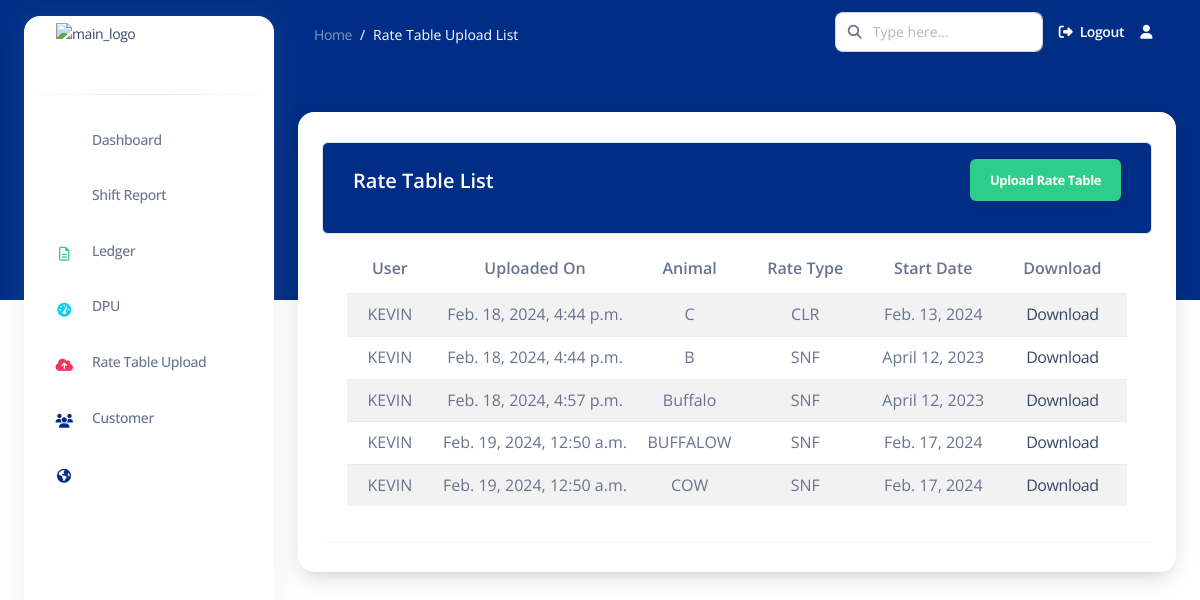
Before: /rate_table_list/ (signed in) with the older database file.
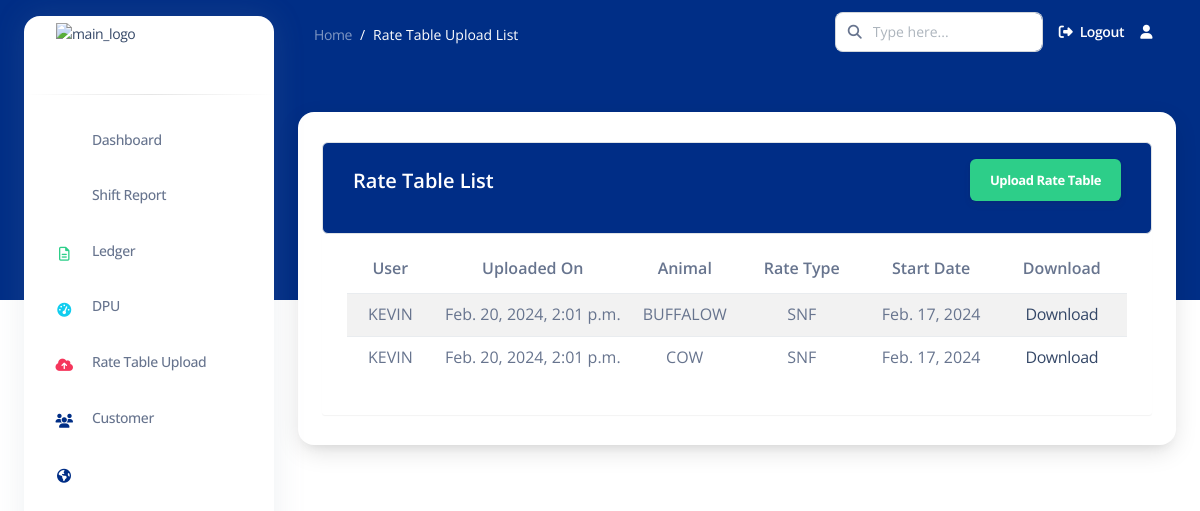
After: the same page with the newer database file.
### apps/common/models.py (models this page shows, shortened)
class RateTable(models.Model):
    user = models.ForeignKey(User, on_delete=models.CASCADE)
    animal_type = models.CharField(max_length=100)
    rate_type = models.CharField(max_length=100)
    csv_file = models.FileField(upload_to='rate_tables/')
    start_date = models.DateField(null=True, blank=True)
    uploaded_at = models.DateTimeField(auto_now_add=True)

### apps/common/views.py (the view)
# urls.py: path('rate_table_list/', rate_table_list, name='rate_table_list'),
def rate_table_list(request):
    rate_tables = RateTable.objects.filter(user=request.user)
    context = {
        'rate_tables': rate_tables,
    }
    return render(request, 'common/rate_table_list.html', context)

### templates/common/rate_table_list.html (shortened to what this page needs)
{% extends 'base2.html' %}
{% load static %}
{% load crispy_forms_tags %}-
{% block content %}
<nav class="navbar navbar-main navbar-expand-lg px-0 mx-4 shadow-none border-radius-xl " id="navbarBlur"
    data-scroll="false">
    <div class="container-fluid py-1 px-3">
        <nav aria-label="breadcrumb">
            <ol class="breadcrumb bg-transparent mb-0 pb-0 pt-1 px-0 me-sm-6 me-5">
                <li class="breadcrumb-item text-sm"><a class="opacity-5 text-white" href="javascript:;">Home</a>
                </li>
                <li class="breadcrumb-item text-sm text-white active" aria-current="page">Rate Table Upload List</li>
            </ol>
        </nav>
        <div class="collapse navbar-collapse mt-sm-0 mt-2 me-md-0 me-sm-4" id="navbar">
            <div class="ms-md-auto pe-md-3 d-flex align-items-center">
                <div class="input-group">
                    <span class="input-group-text text-body"><i class="fas fa-search" aria-hidden="true"></i></span>
                    <input type="text" class="form-control" placeholder="Type here...">
                </div>
            </div>
            <ul class="navbar-nav  justify-content-end">
                <li class="nav-item d-flex align-items-center">
                    <a href="{% url 'logout' %}" class="nav-link text-white font-weight-bold px-0">
                        <i class="fa fa-sign-out me-sm-1"></i>
                        <span class="d-sm-inline d-none">Logout</span>
                    </a>
                </li>
                <li class="nav-item dropdown pe-2 px-3 d-flex align-items-center">
                    <a href="javascript:;" class="nav-link text-white p-0" id="dropdownMenuButton"
                        data-bs-toggle="dropdown" aria-expanded="false">
                        <i class="fa fa-user cursor-pointer"></i>
                    </a>
                </li>
            </ul>
        </div>
    </div>
</nav>
<div class="container-fluid mt-5">
    <div class="card o-hidden border-0 shadow-lg mt-5">
        <div class="container">
            <div class="table-wrapper table-responsive">
              <div class="table-title border rounded">
                <div class="row">
                  <div class="col-sm-6">
                    <h5 class="text-white mt-2">Rate Table List</h5>
                  </div>
                  <div class="col-md-6">
                    <a href="{% url 'upload_rate_table' %}" class="btn btn-success rounded">
                      <span>Upload Rate Table</span>
                    </a>
                  </div>
                </div>
              </div>
{% if no_records %}
<p>No records available.</p>
{% else %}
<table class="table table-striped table-hover rounded table-responsive">
  <thead>
    <tr>
      <th>User</th>
      <th>Uploaded On</th>
      <th>Animal</th>
      <th>Rate Type</th>
      <th>Start Date</th>
      <th>Download</th>
    </tr>
  </thead>
  <tbody>
    {% for rate_table in rate_tables %}
    <tr>
        <td>{{ rate_table.user.username }}</td>
        <td>{{ rate_table.uploaded_at }}</td>
        <td>{{ rate_table.animal_type }}</td>
        <td>{{ rate_table.rate_type }}</td>
        <td>{{ rate_table.start_date}}</td>
        <td><a href="{% url 'download_rate_table' rate_table.id %}" download>Download</a></td>
    </tr>
    {% endfor %}
  </tbody>
</table>
{% endif %}
            </div>
          </div>
    </div>
</div>
{% endblock content %}

### templates/base2.html (shortened to what this page needs)
{% load static %}
<!DOCTYPE html>
<html lang="en">
<head>
    <link href="{% static 'assets/css/nucleo-icons.css'%}" rel="stylesheet" />
    <link href="{% static 'assets/css/nucleo-svg.css'%}" rel="stylesheet" />
    <link rel="stylesheet" href="path/to/font-awesome/css/font-awesome.min.css">
    <link href="{% static 'assets/css/nucleo-svg.css'%}" rel="stylesheet" />
    <link id="pagestyle" href="{% static 'assets/css/argon-dashboard.css' %}" rel="stylesheet" />
</head>
<body class="g-sidenav-show ">
    <aside
        class="sidenav bg-white navbar navbar-vertical navbar-expand-xs border-0 border-radius-xl my-3 fixed-start ms-4 "
        id="sidenav-main">
        <div class="sidenav-header">
            <a class="navbar-brand m-0" href="" target="_blank">
                <img src="{% static 'assets/img/rapturetech_logo.jpeg'%}" class="navbar-brand-img h-100"
                    alt="main_logo">
            </a>
        </div>
        <hr class="horizontal dark mt-0">
        <div class="collapse navbar-collapse  w-auto " id="sidenav-collapse-main">
            <ul class="navbar-nav">
                <li class="nav-item">
                    <a class="nav-link" href="{% url 'dashboard' %}">
                        <div
                            class="icon icon-shape icon-sm border-radius-md text-center me-2 d-flex align-items-center justify-content-center">
                            <i class="ni ni-tv-2 text-primary text-sm opacity-10"></i>
                        </div>
                        <span class="nav-link-text ms-1">Dashboard</span>
                    </a>
                </li>
                <li class="nav-item">
                    <a class="nav-link " href="{% url 'shift_report' %}">
                        <div
                            class="icon icon-shape icon-sm border-radius-md text-center me-2 d-flex align-items-center justify-content-center">
                            <i class="ni ni-single-copy-04 text-warning text-sm opacity-10"></i>
                        </div>
                        <span class="nav-link-text ms-1">Shift Report</span>
                    </a>
                </li>
                <li class="nav-item">
                    <a class="nav-link " href="#">
                        <div
                            class="icon icon-shape icon-sm border-radius-md text-center me-2 d-flex align-items-center justify-content-center">
                            <i class="fa fa-file-text-o text-success text-sm opacity-10" aria-hidden="true"></i>
                        </div>
                        <span class="nav-link-text ms-1">Ledger</span>
                    </a>
                </li>
                <li class="nav-item">
                    <a class="nav-link " href="{% url 'active_dpu' %}">
                        <div
                            class="icon icon-shape icon-sm border-radius-md text-center me-2 d-flex align-items-center justify-content-center">
                            <i class="fa fa-tachometer text-info text-sm opacity-10" aria-hidden="true"></i>
                        </div>
                        <span class="nav-link-text ms-1">DPU</span>
                    </a>
                </li>
                <li class="nav-item">
                    <a class="nav-link " href="{% url 'rate_table_list' %}">
                        <div
                            class="icon icon-shape icon-sm border-radius-md text-center me-2 d-flex align-items-center justify-content-center">
                            <i class="fa fa-cloud-upload text-danger text-sm opacity-10" aria-hidden="true"></i>
                        </div>
                        <span class="nav-link-text ms-1">Rate Table Upload</span>
                    </a>
                </li>
                <li class="nav-item">
                    <a class="nav-link" href="{% url 'upload_customer_csv' %}">
                        <div
                            class="icon icon-shape icon-sm border-radius-md text-center me-2 d-flex align-items-center justify-content-center">
                            <i class="fa fa-users text-primary text-sm opacity-10" aria-hidden="true"></i>
                        </div>
                        <span class="nav-link-text ms-1">Customer</span>
                    </a>
                </li>
                <li class="nav-item">
                    <div class="nav-link text-dark" id="google_translate_element">
                        <div
                            class="icon icon-shape icon-sm border-radius-md text-center me-2 mb-3 d-flex align-items-center justify-content-center">
                            <i class="fa fa-globe text-primary text-sm opacity-10" aria-hidden="true"></i>
                        </div>
                    </div>
                </li>
            </ul>
        </div>
    </aside>
    <main class="main-content position-relative border-radius-lg ">
        {% block content %} {% endblock content %}
    </main>
</body>
</html>

### static/assets/css/nucleo-svg.css (style rules this page uses)
.icon { display: inline-block; color: #111111; height: 1em; width: 1em; }
.icon-sm { height: 0.8em; width: 0.8em; }
.icon { fill: currentColor; stroke: none; }

### templates/base2.html (style rules this page uses)
#google_translate_element { color: transparent; }

### templates/common/rate_table_list.html (style rules this page uses)
.table-wrapper { background: #fff; padding: 20px 25px; margin: 30px 0; border-radius: 3px; box-shadow: 0 1px 1px rgba(0, 0, 0, .05); }
.table-title { padding-bottom: 1px; background: #002d86; color: #fff !important; padding: 16px 30px; margin: -20px -25px 10px; border-radius: 3px 3px 0 0; }
.table-title .btn { color: #fff; float: right; font-size: 13px; border: none; min-width: 50px; border-radius: 2px; border: none; outline: none !important; margin-left: 10px; }
.table-title .btn span { float: left; margin-top: 2px; }
tr { text-align: center; }
td { padding: 1px; text-align: center; }

Changed rows visible on the page:
removed RateTable: user.username "KEVIN", uploaded_at "Feb. 18, 2024, 4:44 p.m.", animal_type "C", rate_type "CLR", start_date "Feb. 13, 2024"
removed RateTable: user.username "KEVIN", uploaded_at "Feb. 18, 2024, 4:44 p.m.", animal_type "B", rate_type "SNF", start_date "April 12, 2023"
removed RateTable: user.username "KEVIN", uploaded_at "Feb. 18, 2024, 4:57 p.m.", animal_type "Buffalo", rate_type "SNF", start_date "April 12, 2023"
removed RateTable: user.username "KEVIN", uploaded_at "Feb. 19, 2024, 12:50 a.m.", animal_type "BUFFALOW", rate_type "SNF", start_date "Feb. 17, 2024"
removed RateTable: user.username "KEVIN", uploaded_at "Feb. 19, 2024, 12:50 a.m.", animal_type "COW", rate_type "SNF", start_date "Feb. 17, 2024"
added RateTable: user.username "KEVIN", uploaded_at "Feb. 20, 2024, 2:01 p.m.", animal_type "BUFFALOW", rate_type "SNF", start_date "Feb. 17, 2024"
added RateTable: user.username "KEVIN", uploaded_at "Feb. 20, 2024, 2:01 p.m.", animal_type "COW", rate_type "SNF", start_date "Feb. 17, 2024"
